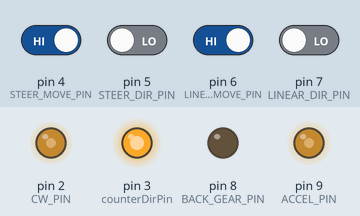
The sketch below on a simulated Arduino Uno, built with avr-gcc and run on an emulated ATmega328P. Shown: output pins drawn as LEDs (lit = HIGH). Inputs (shaded band) come from the test bench; at power-on: pin 4 (STEER_MOVE_PIN), pin 6 (LINEAR_MOVE_PIN) HIGH, pin 5 (STEER_DIR_PIN), pin 7 (LINEAR_DIR_PIN) LOW.

Above: at 1.2 s.
1.3 s: pin 7 (LINEAR_DIR_PIN) driven HIGH
At 3.0 s:
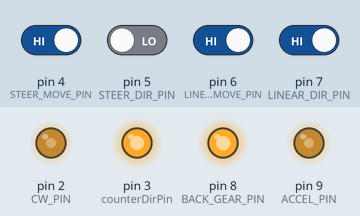
3.3 s: pin 4 (STEER_MOVE_PIN) driven LOW
At 4.0 s:
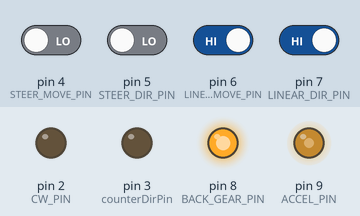
4.8 s: pin 6 (LINEAR_MOVE_PIN) driven LOW
At 5.2 s:
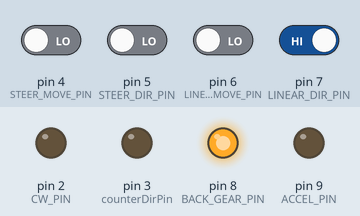
6.3 s: pin 4 (STEER_MOVE_PIN) driven HIGH
At 7.4 s:
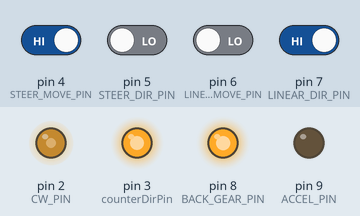
7.8 s: pin 5 (STEER_DIR_PIN) driven HIGH
At 8.6 s:
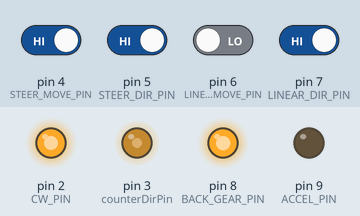
9.3 s: pin 6 (LINEAR_MOVE_PIN) driven HIGH
At 9.8 s:
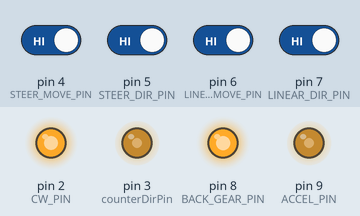
Timing chart, 0 to 11.8 s (numbered marks = the images above; inputs shaded):
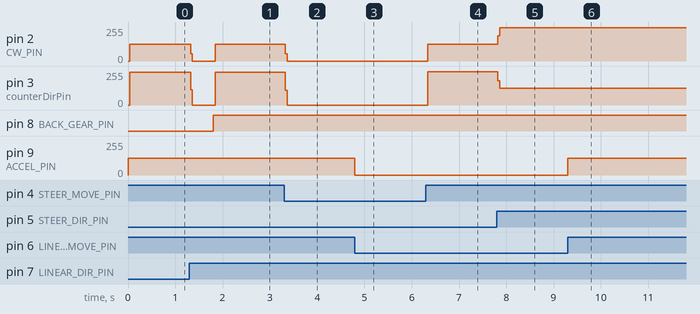

The sketch:

iface_pidino3.ino
```cpp
#define TIME 500
#define SPD 125

enum {//IN
  STEER_MOVE_PIN = 4,
  STEER_DIR_PIN,//5
  LINEAR_MOVE_PIN,//6
  LINEAR_DIR_PIN//7
};

enum {
  CW = LOW,
  CCW = HIGH
};

enum {
  FRONT = LOW,
  BACK = HIGH
};

enum {//OUT
  CW_PIN = 2,
  CCW_PIN,//3
  BACK_GEAR_PIN = 8,
  ACCEL_PIN//9
};

void setup(){
  pinMode(STEER_MOVE_PIN, INPUT);
  pinMode(STEER_DIR_PIN, INPUT);
  pinMode(LINEAR_MOVE_PIN, INPUT);
  pinMode(LINEAR_DIR_PIN, INPUT);
  pinMode(CW_PIN, OUTPUT);
  pinMode(CCW_PIN, OUTPUT);
  pinMode(ACCEL_PIN, OUTPUT);
  pinMode(BACK_GEAR_PIN, OUTPUT);
}

void loop(){
  int steerDirPin;
  int counterDirPin;
  if (!digitalRead(STEER_MOVE_PIN)) {
    digitalWrite(CW_PIN, LOW);
    digitalWrite(CCW_PIN, LOW);
  } else {
    switch (digitalRead(STEER_DIR_PIN)) {
    case CW:
      steerDirPin = CW_PIN;
      counterDirPin = CCW_PIN;
      break;
    case CCW:
      steerDirPin = CCW_PIN;
      counterDirPin = CW_PIN;
      break;
    }
    digitalWrite(counterDirPin, HIGH);
    digitalWrite(steerDirPin, HIGH);
    delayMicroseconds(TIME);
    digitalWrite(steerDirPin, LOW);
    delayMicroseconds(TIME);
    digitalWrite(counterDirPin, LOW);
  }

  if (!digitalRead(LINEAR_MOVE_PIN)) {
    analogWrite(ACCEL_PIN, 0);
  } else {
    switch (digitalRead(LINEAR_DIR_PIN)) {
    case FRONT:
      if (digitalRead(BACK_GEAR_PIN)) {
        analogWrite(ACCEL_PIN, 0);
        delay(TIME);
        digitalWrite(BACK_GEAR_PIN, LOW);
        delay(TIME);
      }
      analogWrite(ACCEL_PIN, SPD);
      break;

    case BACK:
      if (!digitalRead(BACK_GEAR_PIN)) {
        digitalWrite(CW_PIN, LOW);
        delay(TIME);
        digitalWrite(BACK_GEAR_PIN, HIGH);
      }
      analogWrite(ACCEL_PIN, SPD);
      break;
    }
  }
}
```

Measured:
- after the input at 1.3 s, pin 2 (CW_PIN): 124/255 → 0/255 at once, → 124/255 0.52 s later; pin 3 (counterDirPin): 247/255 → 0/255 at once, → 247/255 0.52 s later; pin 8 (BACK_GEAR_PIN): LOW → HIGH after 0.50 s
- after the input at 3.3 s, pin 2 (CW_PIN): 124/255 → 0/255 at once; pin 3 (counterDirPin): 247/255 → 0/255 at once
- after the input at 4.8 s, pin 9 (ACCEL_PIN): 125/255 → 0/255 at once
- after the input at 6.3 s, pin 2 (CW_PIN): 0/255 → 125/255 at once; pin 3 (counterDirPin): 0/255 → 248/255 at once
- after the input at 7.8 s, pin 2 (CW_PIN): 125/255 → 248/255 at once; pin 3 (counterDirPin): 248/255 → 125/255 at once
- after the input at 9.3 s, pin 9 (ACCEL_PIN): 0/255 → 125/255 at once
